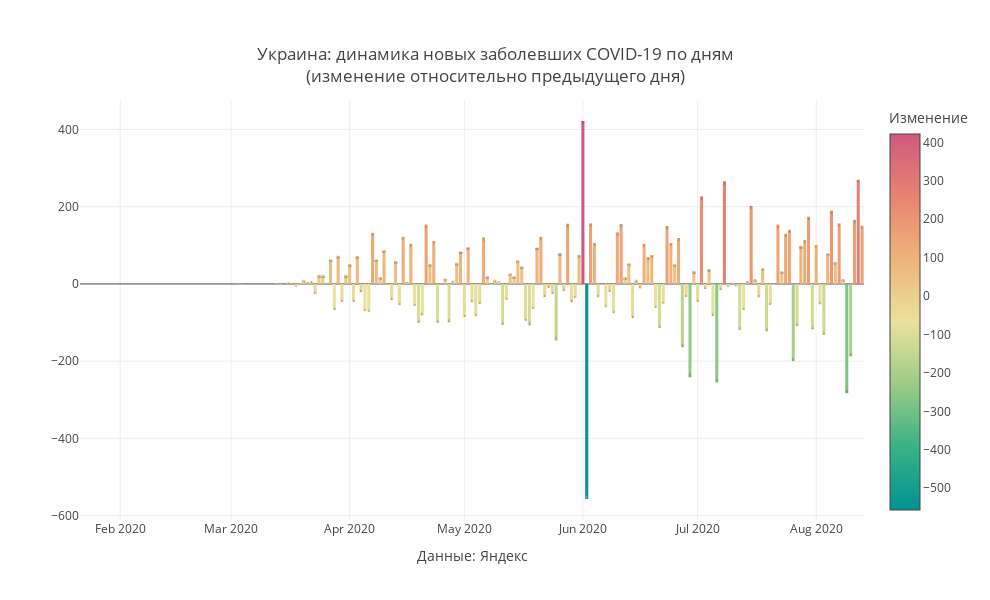

Notebook cell for this chart:
### Code cell
mask = X.Country ==my_country
#mask = (X.Date>datetime.date(2020,5,1))&(X.Region==my_region)
Y = X[mask]

Y['base'] = Y['Change_dayconf']*Y['Change_dayconf'].apply(lambda d:0 if d>0 else 1)
Y['Date']= pd.to_datetime(Y.Date)
fig = go.Figure()
fig.add_trace(
              go.Bar(x = Y.Date,y=Y.Change_dayconf,text = Y['Change_dayconf'],textposition = 'inside',
                
                #marker_color=Y['Change_dayconf'].apply(lambda d:'crimson' if d>0 else 'green'),
                 marker_color = Y['Change_dayconf'],marker_colorscale = 'Temps',marker_colorbar ={'tickmode':'auto',
                                    'title':{'text':'Изменение','side':'top'}}
                    )   
                )
fig.update_layout(
    annotations=[
#         dict(
#             x='2020-04-13',
#             y=10594,
#             xref="x",
#             yref="y",
#             text="Введение<br>пропускной<br>системы в Москве",
#             showarrow=True,
#             arrowhead=2,
#             ax=0,
#             ay=-60),
#         dict(
#             x='2020-06-09',
#             y=-429,
#             xref="x",
#             yref="y",
#             text="Отмена<br>пропускной<br>системы в Москве",
#             showarrow=True,
#             arrowhead=2,
#             ax=0,
#             ay=60),
        
        dict(x=0.5,y=-0.15,
            showarrow=False,
            text="",
            xref="paper",
            yref="paper")],
                  title=f'{my_country}: динамика новых заболевших COVID-19 по дням<br>(изменение относительно предыдущего дня)',
                  title_x = 0.5,
                  title_y= 0.9,
                  title_xanchor = "center",
                  title_yanchor = "bottom", 
                  legend_x = 0.05,legend_y = 0.98,
                  width = 990, height = 600,template = 'gridon',
    
    
                  xaxis_title='Данные: Яндекс',
    yaxis_title = ' '
)


fig.show()

### Figure 1 — Plotly figure (JSON) as saved in the notebook; plotly's stock layout.template omitted (floating-point values rounded to 4 significant figures; data arrays with more than 128 entries replaced by an {"elided": "..."} marker saying what was removed)
{"data": [{"marker": {"color": {"elided": "205 int values"}, "colorbar": {"tickmode": "auto", "title": {"side": "top", "text": "Изменение"}}, "colorscale": [[0, "rgb(0, 147, 146)"], [0.1667, "rgb(57, 177, 133)"], [0.3333, "rgb(156, 203, 134)"], [0.5, "rgb(233, 226, 156)"], [0.6667, "rgb(238, 180, 121)"], [0.8333, "rgb(232, 132, 113)"], [1, "rgb(207, 89, 126)"]]}, "text": {"elided": "205 int values"}, "textposition": "inside", "type": "bar", "x": {"elided": "205 str values"}, "y": {"elided": "205 int values"}}], "layout": {"annotations": [{"showarrow": false, "text": "", "x": 0.5, "xref": "paper", "y": -0.15, "yref": "paper"}], "height": 600, "legend": {"x": 0.05, "y": 0.98}, "title": {"text": "Украина: динамика новых заболевших COVID-19 по дням<br>(изменение относительно предыдущего дня)", "x": 0.5, "xanchor": "center", "y": 0.9, "yanchor": "bottom"}, "width": 990, "xaxis": {"title": {"text": "Данные: Яндекс"}}, "yaxis": {"title": {"text": " "}}}}
